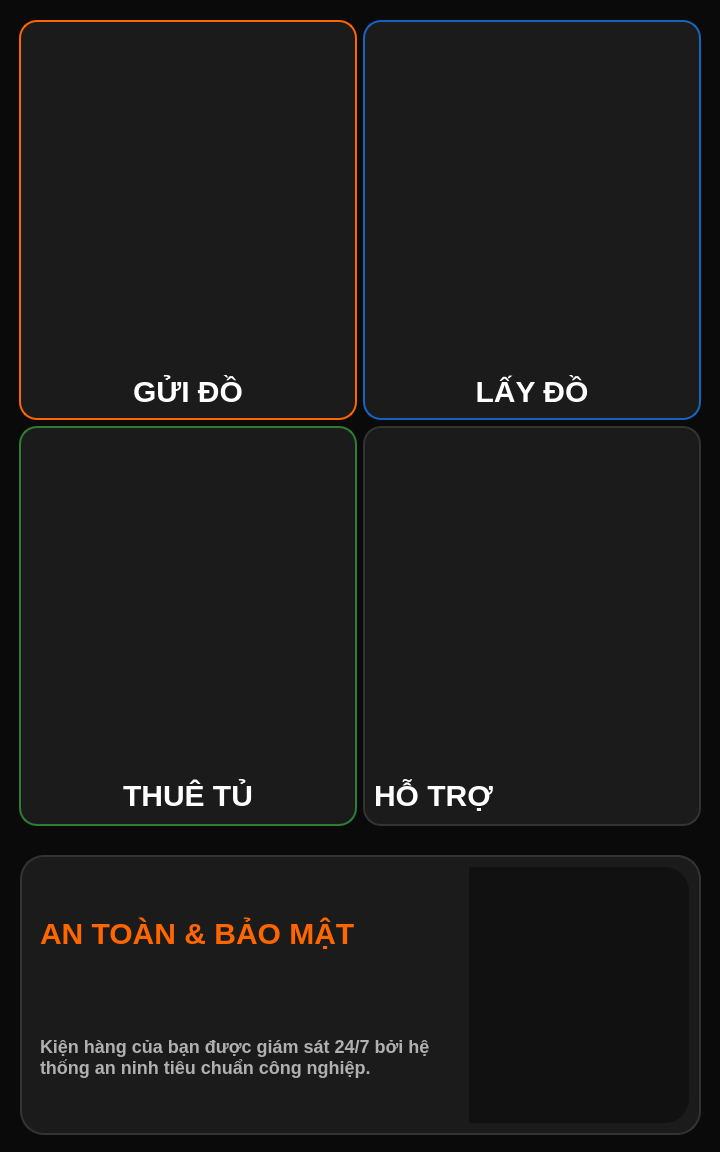
<?xml version="1.0" encoding="UTF-8"?>
<ui version="4.0">
 <class>DashboardContentFrame</class>
 <widget class="QWidget" name="DashboardContentFrame">
  <property name="geometry">
   <rect>
    <x>0</x>
    <y>0</y>
    <width>720</width>
    <height>1152</height>
   </rect>
  </property>
  <property name="sizePolicy">
   <sizepolicy hsizetype="Preferred" vsizetype="Expanding">
    <horstretch>0</horstretch>
    <verstretch>0</verstretch>
   </sizepolicy>
  </property>
  <property name="minimumSize">
   <size>
    <width>720</width>
    <height>0</height>
   </size>
  </property>
  <property name="maximumSize">
   <size>
    <width>720</width>
    <height>16777215</height>
   </size>
  </property>
  <property name="windowTitle">
   <string>Form</string>
  </property>
  <property name="styleSheet">
   <string notr="true">#DashboardContentFrame {
    background-color: #0A0A0A;
    border: none;
}
#DashboardActionGridFrame{
	background-color: #0A0A0A;
    border: none;
}

#SendCard,
#ReceiveCard,
#RentCard,
#SupportCard {
    background-color: #1C1B1B;
    border-radius: 18px;
}

#SendCard {
    border: 2px solid #FF6600;
}

#ReceiveCard {
    border: 2px solid #1565C0;
}

#RentCard {
    border: 2px solid #2E7D32;
}

#SupportCard {
    border: 2px solid #333333;
}

#SendIcon {
    color: #FF6600;
    background-color: transparent;
    border: none;
    font-size: 84px;
}

#ReceiveIcon {
    color: #1565C0;
    background-color: transparent;
    border: none;
    font-size: 84px;
}

#RentIcon {
    color: #2E7D32;
    background-color: transparent;
    border: none;
    font-size: 84px;
}

#SupportIcon {
    color: #B0B0B0;
    background-color: transparent;
    border: none;
    font-size: 84px;
}

#SendText,
#ReceiveText,
#RentText,
#SupportText {
    color: #FFFFFF;
    background-color: transparent;
    border: none;

    font-family: &quot;Be Vietnam Pro&quot;, &quot;Arial&quot;, sans-serif;
    font-size: 30px;
    font-weight: 800;

}

#DashboardPromoFrame {
    background-color: #0A0A0A;
    border: none;
}

#DashboardPromoCard {
    background-color: #1C1B1B;
    border: 2px solid #333333;
    border-radius: 24px;
}
#PromoTextArea {
    background-color: transparent;
    border: none;
}
#PromoTitle {
    background-color: transparent;
    border: none;
    color: #FF6600;

    font-family: &quot;Be Vietnam Pro&quot;, &quot;Arial&quot;, sans-serif;
    font-size: 30px;
    font-weight: 900;
}
#PromoSubtitle {
    background-color: transparent;
    border: none;
    color: #B0B0B0;

    font-family: &quot;Be Vietnam Pro&quot;, &quot;Arial&quot;, sans-serif;
    font-size: 18px;
    font-weight: 700;
}
#PromoImage {
    background-color: #111111;
    border: none;
    border-top-right-radius: 24px;
    border-bottom-right-radius: 24px;
}

#PromoImageArea{
    background-color: transparent;
}</string>
  </property>
  <layout class="QVBoxLayout" name="verticalLayout">
   <property name="spacing">
    <number>10</number>
   </property>
   <property name="leftMargin">
    <number>10</number>
   </property>
   <property name="rightMargin">
    <number>10</number>
   </property>
   <property name="bottomMargin">
    <number>10</number>
   </property>
   <item>
    <widget class="QFrame" name="DashboardActionGridFrame">
     <property name="minimumSize">
      <size>
       <width>0</width>
       <height>824</height>
      </size>
     </property>
     <property name="maximumSize">
      <size>
       <width>16777215</width>
       <height>824</height>
      </size>
     </property>
     <property name="frameShape">
      <enum>QFrame::StyledPanel</enum>
     </property>
     <property name="frameShadow">
      <enum>QFrame::Raised</enum>
     </property>
     <layout class="QGridLayout" name="gridLayout">
      <item row="0" column="0">
       <widget class="QFrame" name="SendCard">
        <property name="frameShape">
         <enum>QFrame::StyledPanel</enum>
        </property>
        <property name="frameShadow">
         <enum>QFrame::Raised</enum>
        </property>
        <layout class="QVBoxLayout" name="verticalLayout_2">
         <item>
          <widget class="QLabel" name="SendIcon">
           <property name="sizePolicy">
            <sizepolicy hsizetype="Expanding" vsizetype="Expanding">
             <horstretch>0</horstretch>
             <verstretch>0</verstretch>
            </sizepolicy>
           </property>
           <property name="text">
            <string/>
           </property>
           <property name="pixmap">
            <pixmap resource="../resources.qrc">:/assets/sendIcon.png</pixmap>
           </property>
           <property name="alignment">
            <set>Qt::AlignCenter</set>
           </property>
          </widget>
         </item>
         <item>
          <widget class="QLabel" name="SendText">
           <property name="sizePolicy">
            <sizepolicy hsizetype="Expanding" vsizetype="Fixed">
             <horstretch>0</horstretch>
             <verstretch>0</verstretch>
            </sizepolicy>
           </property>
           <property name="text">
            <string>GỬI ĐỒ</string>
           </property>
           <property name="alignment">
            <set>Qt::AlignCenter</set>
           </property>
          </widget>
         </item>
        </layout>
       </widget>
      </item>
      <item row="0" column="1">
       <widget class="QFrame" name="ReceiveCard">
        <property name="frameShape">
         <enum>QFrame::StyledPanel</enum>
        </property>
        <property name="frameShadow">
         <enum>QFrame::Raised</enum>
        </property>
        <layout class="QVBoxLayout" name="verticalLayout_3">
         <item>
          <widget class="QLabel" name="ReceiveIcon">
           <property name="sizePolicy">
            <sizepolicy hsizetype="Expanding" vsizetype="Expanding">
             <horstretch>0</horstretch>
             <verstretch>0</verstretch>
            </sizepolicy>
           </property>
           <property name="text">
            <string/>
           </property>
           <property name="pixmap">
            <pixmap resource="../resources.qrc">:/assets/receiveIcon.png</pixmap>
           </property>
           <property name="alignment">
            <set>Qt::AlignCenter</set>
           </property>
          </widget>
         </item>
         <item>
          <widget class="QLabel" name="ReceiveText">
           <property name="sizePolicy">
            <sizepolicy hsizetype="Expanding" vsizetype="Fixed">
             <horstretch>0</horstretch>
             <verstretch>0</verstretch>
            </sizepolicy>
           </property>
           <property name="text">
            <string>LẤY ĐỒ</string>
           </property>
           <property name="alignment">
            <set>Qt::AlignCenter</set>
           </property>
          </widget>
         </item>
        </layout>
       </widget>
      </item>
      <item row="1" column="0">
       <widget class="QFrame" name="RentCard">
        <property name="frameShape">
         <enum>QFrame::StyledPanel</enum>
        </property>
        <property name="frameShadow">
         <enum>QFrame::Raised</enum>
        </property>
        <layout class="QVBoxLayout" name="verticalLayout_5">
         <item>
          <widget class="QLabel" name="RentIcon">
           <property name="sizePolicy">
            <sizepolicy hsizetype="Expanding" vsizetype="Expanding">
             <horstretch>0</horstretch>
             <verstretch>0</verstretch>
            </sizepolicy>
           </property>
           <property name="text">
            <string/>
           </property>
           <property name="pixmap">
            <pixmap resource="../resources.qrc">:/assets/rentIcon.png</pixmap>
           </property>
           <property name="alignment">
            <set>Qt::AlignCenter</set>
           </property>
          </widget>
         </item>
         <item>
          <widget class="QLabel" name="RentText">
           <property name="sizePolicy">
            <sizepolicy hsizetype="Expanding" vsizetype="Fixed">
             <horstretch>0</horstretch>
             <verstretch>0</verstretch>
            </sizepolicy>
           </property>
           <property name="minimumSize">
            <size>
             <width>0</width>
             <height>40</height>
            </size>
           </property>
           <property name="text">
            <string>THUÊ TỦ</string>
           </property>
           <property name="alignment">
            <set>Qt::AlignCenter</set>
           </property>
          </widget>
         </item>
        </layout>
       </widget>
      </item>
      <item row="1" column="1">
       <widget class="QFrame" name="SupportCard">
        <property name="frameShape">
         <enum>QFrame::StyledPanel</enum>
        </property>
        <property name="frameShadow">
         <enum>QFrame::Raised</enum>
        </property>
        <layout class="QVBoxLayout" name="verticalLayout_4">
         <item>
          <widget class="QLabel" name="SupportIcon">
           <property name="sizePolicy">
            <sizepolicy hsizetype="Expanding" vsizetype="Expanding">
             <horstretch>0</horstretch>
             <verstretch>0</verstretch>
            </sizepolicy>
           </property>
           <property name="text">
            <string/>
           </property>
           <property name="pixmap">
            <pixmap resource="../resources.qrc">:/assets/supportIcon.png</pixmap>
           </property>
           <property name="alignment">
            <set>Qt::AlignCenter</set>
           </property>
          </widget>
         </item>
         <item>
          <widget class="QLabel" name="SupportText">
           <property name="sizePolicy">
            <sizepolicy hsizetype="Expanding" vsizetype="Fixed">
             <horstretch>0</horstretch>
             <verstretch>0</verstretch>
            </sizepolicy>
           </property>
           <property name="minimumSize">
            <size>
             <width>0</width>
             <height>40</height>
            </size>
           </property>
           <property name="text">
            <string>HỖ TRỢ</string>
           </property>
          </widget>
         </item>
        </layout>
       </widget>
      </item>
     </layout>
    </widget>
   </item>
   <item>
    <widget class="QFrame" name="DashboardPromoFrame">
     <property name="frameShape">
      <enum>QFrame::StyledPanel</enum>
     </property>
     <property name="frameShadow">
      <enum>QFrame::Raised</enum>
     </property>
     <widget class="QFrame" name="DashboardPromoCard">
      <property name="geometry">
       <rect>
        <x>10</x>
        <y>10</y>
        <width>681</width>
        <height>280</height>
       </rect>
      </property>
      <property name="sizePolicy">
       <sizepolicy hsizetype="Expanding" vsizetype="Fixed">
        <horstretch>0</horstretch>
        <verstretch>0</verstretch>
       </sizepolicy>
      </property>
      <property name="minimumSize">
       <size>
        <width>0</width>
        <height>280</height>
       </size>
      </property>
      <property name="maximumSize">
       <size>
        <width>16777215</width>
        <height>280</height>
       </size>
      </property>
      <property name="frameShape">
       <enum>QFrame::StyledPanel</enum>
      </property>
      <property name="frameShadow">
       <enum>QFrame::Raised</enum>
      </property>
      <layout class="QHBoxLayout" name="horizontalLayout_2">
       <item>
        <widget class="QFrame" name="PromoTextArea">
         <property name="sizePolicy">
          <sizepolicy hsizetype="Expanding" vsizetype="Expanding">
           <horstretch>0</horstretch>
           <verstretch>0</verstretch>
          </sizepolicy>
         </property>
         <property name="frameShape">
          <enum>QFrame::StyledPanel</enum>
         </property>
         <property name="frameShadow">
          <enum>QFrame::Raised</enum>
         </property>
         <layout class="QVBoxLayout" name="verticalLayout_6">
          <property name="spacing">
           <number>8</number>
          </property>
          <item>
           <widget class="QLabel" name="PromoTitle">
            <property name="text">
             <string>AN TOÀN &amp; BẢO MẬT</string>
            </property>
           </widget>
          </item>
          <item>
           <widget class="QLabel" name="PromoSubtitle">
            <property name="text">
             <string>Kiện hàng của bạn được giám sát 24/7 bởi hệ thống an ninh tiêu chuẩn công nghiệp.</string>
            </property>
            <property name="wordWrap">
             <bool>true</bool>
            </property>
           </widget>
          </item>
         </layout>
        </widget>
       </item>
       <item>
        <widget class="QFrame" name="PromoImageArea">
         <property name="frameShape">
          <enum>QFrame::StyledPanel</enum>
         </property>
         <property name="frameShadow">
          <enum>QFrame::Raised</enum>
         </property>
         <layout class="QHBoxLayout" name="horizontalLayout">
          <property name="spacing">
           <number>0</number>
          </property>
          <property name="leftMargin">
           <number>0</number>
          </property>
          <property name="topMargin">
           <number>0</number>
          </property>
          <property name="rightMargin">
           <number>0</number>
          </property>
          <property name="bottomMargin">
           <number>0</number>
          </property>
          <item>
           <widget class="QLabel" name="PromoImage">
            <property name="sizePolicy">
             <sizepolicy hsizetype="Fixed" vsizetype="Expanding">
              <horstretch>0</horstretch>
              <verstretch>0</verstretch>
             </sizepolicy>
            </property>
            <property name="minimumSize">
             <size>
              <width>220</width>
              <height>240</height>
             </size>
            </property>
            <property name="text">
             <string/>
            </property>
            <property name="pixmap">
             <pixmap resource="../resources.qrc">:/assets/promoImage.png</pixmap>
            </property>
            <property name="scaledContents">
             <bool>true</bool>
            </property>
            <property name="alignment">
             <set>Qt::AlignCenter</set>
            </property>
           </widget>
          </item>
         </layout>
        </widget>
       </item>
      </layout>
     </widget>
    </widget>
   </item>
  </layout>
 </widget>
 <resources>
  <include location="../resources.qrc"/>
 </resources>
 <connections/>
</ui>
